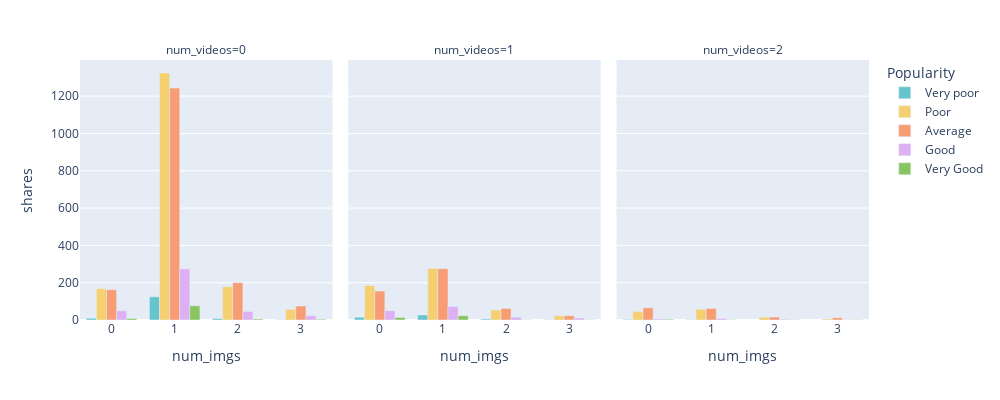

The code cell stored with this chart in its notebook:
### Markdown cell above
The below plots confirmed that news at Mashable mostly containing 01 imgs and zero videos. 

However, this combination did not attract readers interest in sharing the news. Yet, when the news having 2 or 3 images (regardless of the number of videos from 0 to 2), the news has gotten better popularity

### Code cell
px.bar(df_digital_plot, y="shares", color="Popularity", barmode="group",
             x ="num_imgs", facet_col="num_videos",
             color_discrete_sequence = px.colors.qualitative.Pastel,
             height = 400, width = 1000,
             category_orders={"Popularity": ["Very poor", "Poor", "Average", "Good", "Very Good"],
                              })

### Figure 1 — Plotly figure (JSON) as saved in the notebook; plotly's stock layout.template omitted (floating-point values rounded to 4 significant figures)
{"data": [{"alignmentgroup": "True", "hovertemplate": "Popularity=Very poor<br>num_videos=0<br>num_imgs=%{x}<br>shares=%{y}<extra></extra>", "legendgroup": "Very poor", "marker": {"color": "rgb(102, 197, 204)"}, "name": "Very poor", "offsetgroup": "Very poor", "orientation": "v", "showlegend": true, "textposition": "auto", "type": "bar", "x": [0, 1, 2, 3], "xaxis": "x", "y": [10, 124, 8, 2], "yaxis": "y"}, {"alignmentgroup": "True", "hovertemplate": "Popularity=Very poor<br>num_videos=1<br>num_imgs=%{x}<br>shares=%{y}<extra></extra>", "legendgroup": "Very poor", "marker": {"color": "rgb(102, 197, 204)"}, "name": "Very poor", "offsetgroup": "Very poor", "orientation": "v", "showlegend": false, "textposition": "auto", "type": "bar", "x": [0, 1, 2, 3], "xaxis": "x2", "y": [15, 27, 5, 1], "yaxis": "y2"}, {"alignmentgroup": "True", "hovertemplate": "Popularity=Very poor<br>num_videos=2<br>num_imgs=%{x}<br>shares=%{y}<extra></extra>", "legendgroup": "Very poor", "marker": {"color": "rgb(102, 197, 204)"}, "name": "Very poor", "offsetgroup": "Very poor", "orientation": "v", "showlegend": false, "textposition": "auto", "type": "bar", "x": [0, 1], "xaxis": "x3", "y": [3, 1], "yaxis": "y3"}, {"alignmentgroup": "True", "hovertemplate": "Popularity=Poor<br>num_videos=0<br>num_imgs=%{x}<br>shares=%{y}<extra></extra>", "legendgroup": "Poor", "marker": {"color": "rgb(246, 207, 113)"}, "name": "Poor", "offsetgroup": "Poor", "orientation": "v", "showlegend": true, "textposition": "auto", "type": "bar", "x": [0, 1, 2, 3], "xaxis": "x", "y": [167, 1324, 178, 57], "yaxis": "y"}, {"alignmentgroup": "True", "hovertemplate": "Popularity=Poor<br>num_videos=1<br>num_imgs=%{x}<br>shares=%{y}<extra></extra>", "legendgroup": "Poor", "marker": {"color": "rgb(246, 207, 113)"}, "name": "Poor", "offsetgroup": "Poor", "orientation": "v", "showlegend": false, "textposition": "auto", "type": "bar", "x": [0, 1, 2, 3], "xaxis": "x2", "y": [185, 276, 54, 23], "yaxis": "y2"}, {"alignmentgroup": "True", "hovertemplate": "Popularity=Poor<br>num_videos=2<br>num_imgs=%{x}<br>shares=%{y}<extra></extra>", "legendgroup": "Poor", "marker": {"color": "rgb(246, 207, 113)"}, "name": "Poor", "offsetgroup": "Poor", "orientation": "v", "showlegend": false, "textposition": "auto", "type": "bar", "x": [0, 1, 2, 3], "xaxis": "x3", "y": [45, 58, 15, 5], "yaxis": "y3"}, {"alignmentgroup": "True", "hovertemplate": "Popularity=Average<br>num_videos=0<br>num_imgs=%{x}<br>shares=%{y}<extra></extra>", "legendgroup": "Average", "marker": {"color": "rgb(248, 156, 116)"}, "name": "Average", "offsetgroup": "Average", "orientation": "v", "showlegend": true, "textposition": "auto", "type": "bar", "x": [0, 1, 2, 3], "xaxis": "x", "y": [162, 1243, 200, 75], "yaxis": "y"}, {"alignmentgroup": "True", "hovertemplate": "Popularity=Average<br>num_videos=1<br>num_imgs=%{x}<br>shares=%{y}<extra></extra>", "legendgroup": "Average", "marker": {"color": "rgb(248, 156, 116)"}, "name": "Average", "offsetgroup": "Average", "orientation": "v", "showlegend": false, "textposition": "auto", "type": "bar", "x": [0, 1, 2, 3], "xaxis": "x2", "y": [155, 275, 62, 23], "yaxis": "y2"}, {"alignmentgroup": "True", "hovertemplate": "Popularity=Average<br>num_videos=2<br>num_imgs=%{x}<br>shares=%{y}<extra></extra>", "legendgroup": "Average", "marker": {"color": "rgb(248, 156, 116)"}, "name": "Average", "offsetgroup": "Average", "orientation": "v", "showlegend": false, "textposition": "auto", "type": "bar", "x": [0, 1, 2, 3], "xaxis": "x3", "y": [65, 62, 16, 12], "yaxis": "y3"}, {"alignmentgroup": "True", "hovertemplate": "Popularity=Good<br>num_videos=0<br>num_imgs=%{x}<br>shares=%{y}<extra></extra>", "legendgroup": "Good", "marker": {"color": "rgb(220, 176, 242)"}, "name": "Good", "offsetgroup": "Good", "orientation": "v", "showlegend": true, "textposition": "auto", "type": "bar", "x": [0, 1, 2, 3], "xaxis": "x", "y": [49, 274, 46, 23], "yaxis": "y"}, {"alignmentgroup": "True", "hovertemplate": "Popularity=Good<br>num_videos=1<br>num_imgs=%{x}<br>shares=%{y}<extra></extra>", "legendgroup": "Good", "marker": {"color": "rgb(220, 176, 242)"}, "name": "Good", "offsetgroup": "Good", "orientation": "v", "showlegend": false, "textposition": "auto", "type": "bar", "x": [0, 1, 2, 3], "xaxis": "x2", "y": [50, 72, 15, 11], "yaxis": "y2"}, {"alignmentgroup": "True", "hovertemplate": "Popularity=Good<br>num_videos=2<br>num_imgs=%{x}<br>shares=%{y}<extra></extra>", "legendgroup": "Good", "marker": {"color": "rgb(220, 176, 242)"}, "name": "Good", "offsetgroup": "Good", "orientation": "v", "showlegend": false, "textposition": "auto", "type": "bar", "x": [0, 1, 2, 3], "xaxis": "x3", "y": [5, 8, 4, 2], "yaxis": "y3"}, {"alignmentgroup": "True", "hovertemplate": "Popularity=Very Good<br>num_videos=0<br>num_imgs=%{x}<br>shares=%{y}<extra></extra>", "legendgroup": "Very Good", "marker": {"color": "rgb(135, 197, 95)"}, "name": "Very Good", "offsetgroup": "Very Good", "orientation": "v", "showlegend": true, "textposition": "auto", "type": "bar", "x": [0, 1, 2, 3], "xaxis": "x", "y": [8, 76, 5, 4], "yaxis": "y"}, {"alignmentgroup": "True", "hovertemplate": "Popularity=Very Good<br>num_videos=1<br>num_imgs=%{x}<br>shares=%{y}<extra></extra>", "legendgroup": "Very Good", "marker": {"color": "rgb(135, 197, 95)"}, "name": "Very Good", "offsetgroup": "Very Good", "orientation": "v", "showlegend": false, "textposition": "auto", "type": "bar", "x": [0, 1, 2, 3], "xaxis": "x2", "y": [13, 23, 2, 1], "yaxis": "y2"}, {"alignmentgroup": "True", "hovertemplate": "Popularity=Very Good<br>num_videos=2<br>num_imgs=%{x}<br>shares=%{y}<extra></extra>", "legendgroup": "Very Good", "marker": {"color": "rgb(135, 197, 95)"}, "name": "Very Good", "offsetgroup": "Very Good", "orientation": "v", "showlegend": false, "textposition": "auto", "type": "bar", "x": [0, 1, 2, 3], "xaxis": "x3", "y": [4, 1, 1, 1], "yaxis": "y3"}], "layout": {"annotations": [{"font": {}, "showarrow": false, "text": "num_videos=0", "x": 0.16, "xanchor": "center", "xref": "paper", "y": 1, "yanchor": "bottom", "yref": "paper"}, {"font": {}, "showarrow": false, "text": "num_videos=1", "x": 0.5, "xanchor": "center", "xref": "paper", "y": 1, "yanchor": "bottom", "yref": "paper"}, {"font": {}, "showarrow": false, "text": "num_videos=2", "x": 0.84, "xanchor": "center", "xref": "paper", "y": 1, "yanchor": "bottom", "yref": "paper"}], "barmode": "group", "height": 400, "legend": {"title": {"text": "Popularity"}, "tracegroupgap": 0}, "margin": {"t": 60}, "width": 1000, "xaxis": {"anchor": "y", "domain": [0, 0.32], "title": {"text": "num_imgs"}}, "xaxis2": {"anchor": "y2", "domain": [0.34, 0.66], "matches": "x", "title": {"text": "num_imgs"}}, "xaxis3": {"anchor": "y3", "domain": [0.68, 1.0], "matches": "x", "title": {"text": "num_imgs"}}, "yaxis": {"anchor": "x", "domain": [0, 1], "title": {"text": "shares"}}, "yaxis2": {"anchor": "x2", "domain": [0, 1], "matches": "y", "showticklabels": false}, "yaxis3": {"anchor": "x3", "domain": [0, 1], "matches": "y", "showticklabels": false}}}
